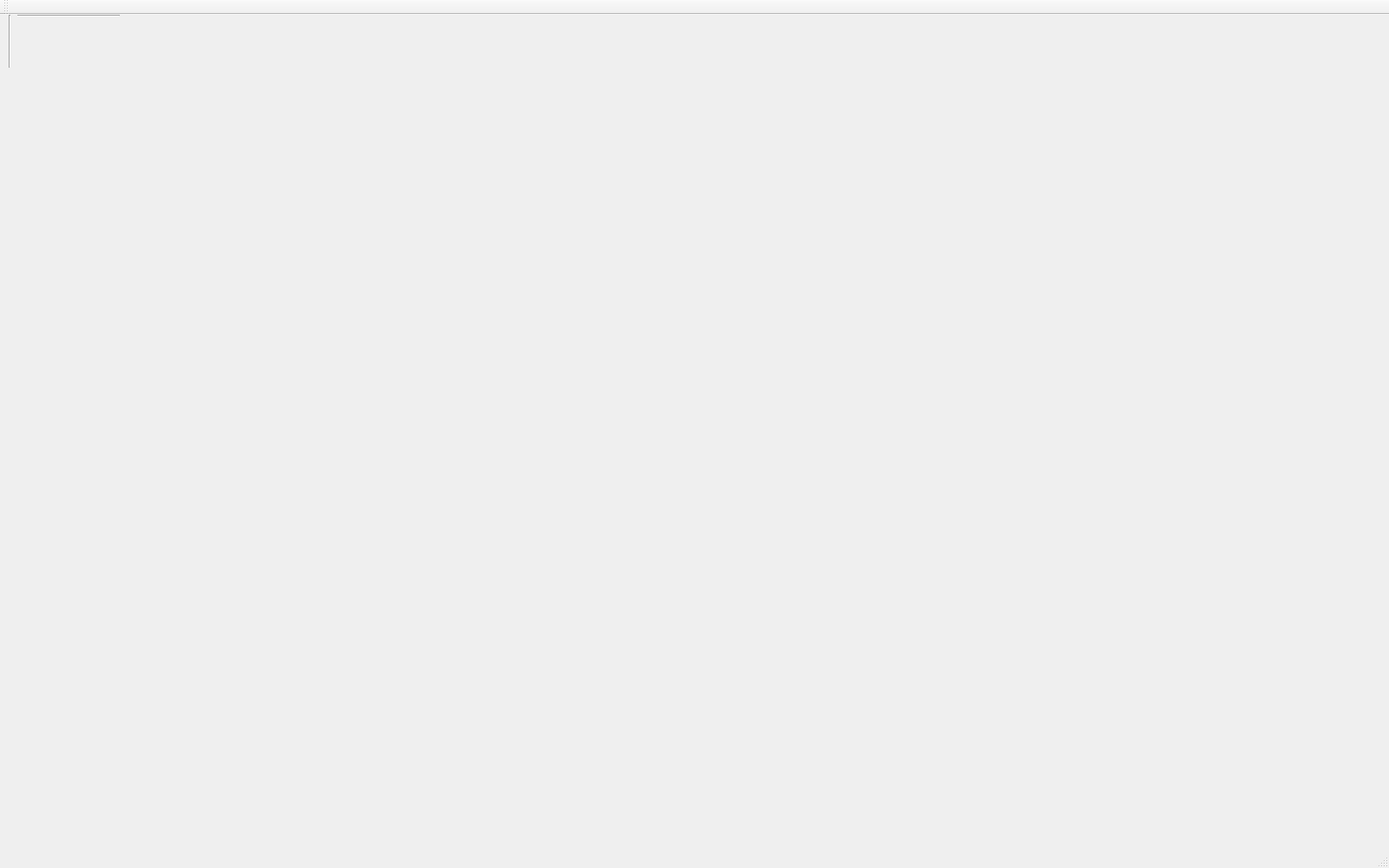
<?xml version="1.0" encoding="UTF-8"?>
<ui version="4.0">
 <class>MainWindow</class>
 <widget class="QMainWindow" name="MainWindow">
  <property name="geometry">
   <rect>
    <x>0</x>
    <y>0</y>
    <width>1600</width>
    <height>1000</height>
   </rect>
  </property>
  <property name="sizePolicy">
   <sizepolicy hsizetype="Fixed" vsizetype="Fixed">
    <horstretch>0</horstretch>
    <verstretch>0</verstretch>
   </sizepolicy>
  </property>
  <property name="windowTitle">
   <string>MainWindow</string>
  </property>
  <widget class="QWidget" name="centralWidget">
   <widget class="Line" name="VerticalLine">
    <property name="geometry">
     <rect>
      <x>10</x>
      <y>0</y>
      <width>3</width>
      <height>61</height>
     </rect>
    </property>
    <property name="orientation">
     <enum>Qt::Vertical</enum>
    </property>
   </widget>
   <widget class="Line" name="HorizontalLine">
    <property name="geometry">
     <rect>
      <x>20</x>
      <y>0</y>
      <width>118</width>
      <height>3</height>
     </rect>
    </property>
    <property name="orientation">
     <enum>Qt::Horizontal</enum>
    </property>
   </widget>
  </widget>
  <widget class="QToolBar" name="mainToolBar">
   <attribute name="toolBarArea">
    <enum>TopToolBarArea</enum>
   </attribute>
   <attribute name="toolBarBreak">
    <bool>false</bool>
   </attribute>
  </widget>
  <widget class="QStatusBar" name="statusBar"/>
  <action name="Razor">
   <property name="icon">
    <iconset resource="src.qrc">
     <normaloff>:/new/prefix1/sourse/razor.png</normaloff>:/new/prefix1/sourse/razor.png</iconset>
   </property>
   <property name="text">
    <string>视频切分</string>
   </property>
  </action>
  <action name="StartCut">
   <property name="icon">
    <iconset resource="src.qrc">
     <normaloff>:/new/prefix1/sourse/StartCut.bmp</normaloff>:/new/prefix1/sourse/StartCut.bmp</iconset>
   </property>
   <property name="text">
    <string>开始截取</string>
   </property>
  </action>
  <action name="EndCut">
   <property name="icon">
    <iconset resource="src.qrc">
     <normaloff>:/new/prefix1/sourse/EndCut.bmp</normaloff>:/new/prefix1/sourse/EndCut.bmp</iconset>
   </property>
   <property name="text">
    <string>结束截取</string>
   </property>
  </action>
 </widget>
 <layoutdefault spacing="6" margin="11"/>
 <resources>
  <include location="src.qrc"/>
 </resources>
 <connections/>
</ui>
